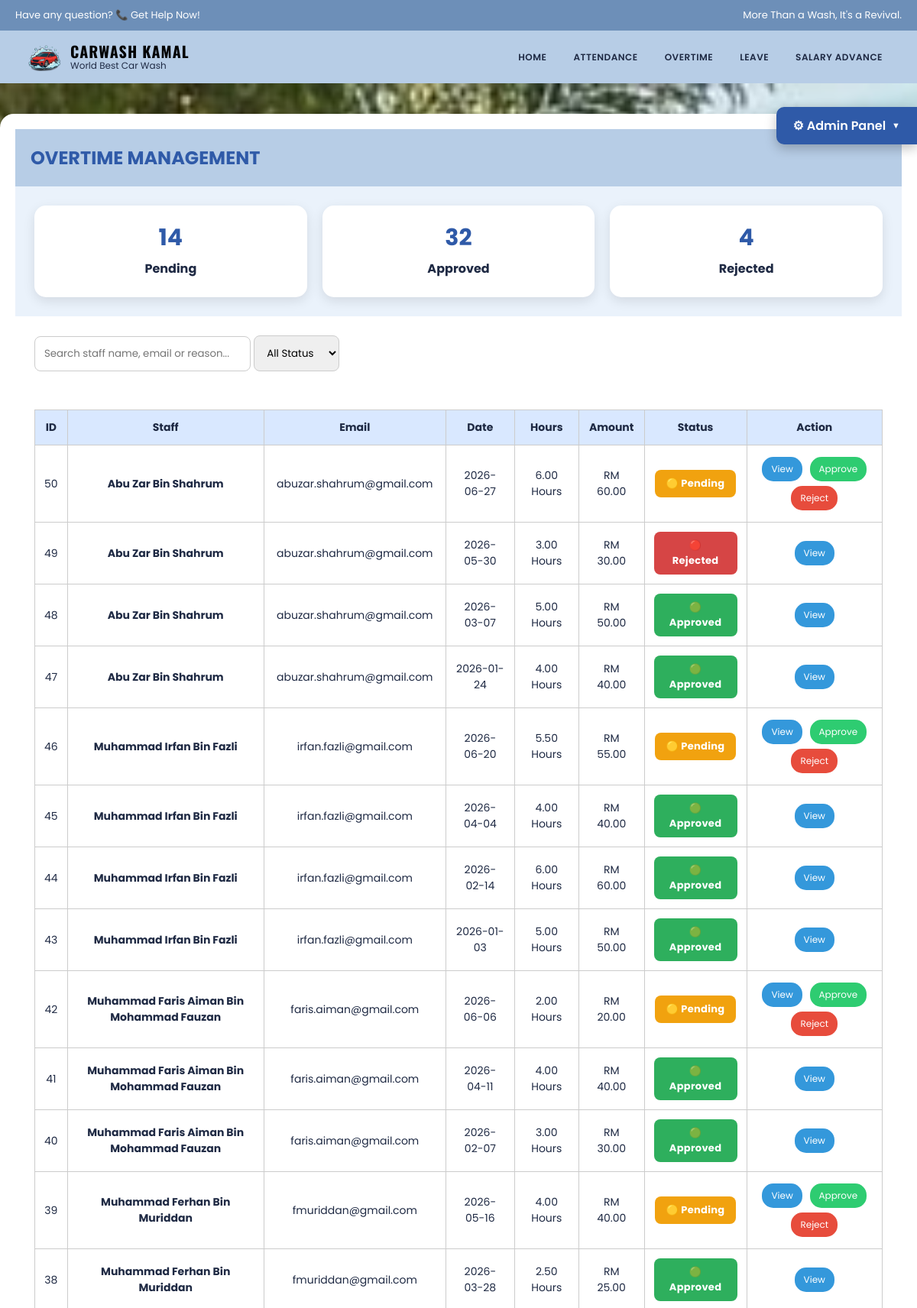
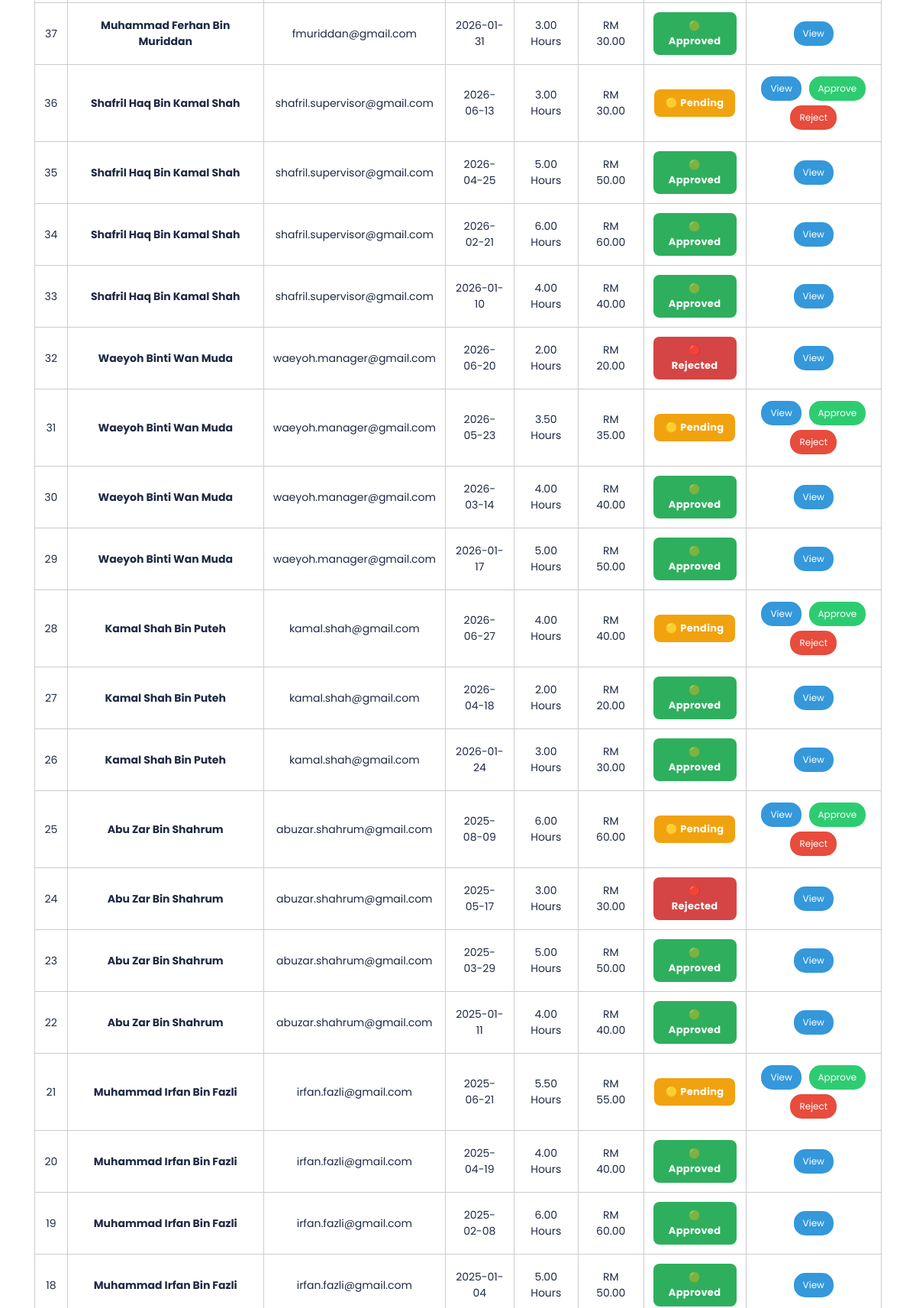
/staff/admin/overtime_management.php (signed in, upper part), run on the app's committed database (2 pictures, top to bottom).
### tables this page shows
CREATE TABLE `overtime` (
  `overtime_id` int(11) NOT NULL,
  `staff_id` int(11) NOT NULL,
  `overtime_date` date NOT NULL,
  `hours` decimal(4,2) NOT NULL,
  `rate` decimal(10,2) NOT NULL,
  `total_amount` decimal(10,2) NOT NULL,
  `reason` text DEFAULT NULL,
  `status` varchar(20) DEFAULT 'Pending'
);

CREATE TABLE `staff` (
  `staff_id` int(11) NOT NULL,
  `staff_name` varchar(50) NOT NULL,
  `staff_email` varchar(100) DEFAULT NULL,
  `staff_password` varchar(255) DEFAULT NULL,
  `staff_phonenum` int(11) NOT NULL,
  `staff_dob` date NOT NULL,
  `staff_state` varchar(50) NOT NULL,
  `staff_hiredate` date NOT NULL,
  `staff_salary` int(11) NOT NULL,
  `staff_job` varchar(20) NOT NULL,
  `staff_gender` tinyint(1) NOT NULL,
  `staff_image` varchar(255) DEFAULT NULL
);

### staff/admin/overtime_management.php (the view, shortened to what this page needs)
<?php
include("../../config.php");
$search = $_GET['search'] ?? "";
$query = "
SELECT
overtime.*,
staff.staff_name,
staff.staff_email
FROM overtime
JOIN staff
ON overtime.staff_id = staff.staff_id
WHERE
(
staff.staff_name LIKE ?
OR staff.staff_email LIKE ?
OR overtime.reason LIKE ?
)
";
$params = [
    "%$search%",
    "%$search%",
    "%$search%"
];
$query .= "
ORDER BY overtime.overtime_id DESC
";
$stmt = $conn->prepare($query);
$stmt->execute($params);
$overtime_list = $stmt->fetchAll();
$stmt = $conn->prepare("
SELECT COUNT(*)
FROM overtime
WHERE status='Pending'
");
$stmt->execute();
$pending = $stmt->fetchColumn();
$stmt = $conn->prepare("
SELECT COUNT(*)
FROM overtime
WHERE status='Approved'
");
$stmt->execute();
$approved = $stmt->fetchColumn();
$stmt = $conn->prepare("
SELECT COUNT(*)
FROM overtime
WHERE status='Rejected'
");
$stmt->execute();
$rejected = $stmt->fetchColumn();
?>
<?php include("../includes/admin_header.php"); ?>
<?php include("../includes/admin_toolbar.php"); ?>
<link rel="stylesheet" href="../../CSS/style.css">
<body>
<section class="page-bg">
<div class="container">
<div class="card">
<div class="card-header">
<h1>
OVERTIME MANAGEMENT
</h1>
</div>
<form method="GET" onsubmit="return false;">
<div class="dashboard">
<div class="box">
<h2>
<?php echo $pending; ?>
</h2>
<p>
Pending
</p>
</div>
<div class="box">
<h2>
<?php echo $approved; ?>
</h2>
<p>
Approved
</p>
</div>
<div class="box">
<h2>
<?php echo $rejected; ?>
</h2>
<p>
Rejected
</p>
</div>
</div>
<div class="search-box">
<form>
<input
type="text"
id="searchInput"
placeholder="Search staff name, email or reason..."
>
<select id="statusFilter">
<option value="">
All Status
</option>
</select>
</form>
</div>
<div class="table-wrapper">
<table>
<tr>
<th>
ID
</th>
<th>
Staff
</th>
<th>
Email
</th>
<th>
Date
</th>
<th>
Hours
</th>
<th>
Amount
</th>
<th>
Status
</th>
<th>
Action
</th>
</tr>
<?php if(count($overtime_list)>0){ ?>
<?php foreach($overtime_list as $overtime){ ?>
<tr
class="overtime-row"
data-status="<?php echo $overtime['status']; ?>"
>
<td>
<?php echo $overtime['overtime_id']; ?>
</td>
<td>
<b>
<?php echo $overtime['staff_name']; ?>
</b>
</td>
<td>
<?php echo $overtime['staff_email']; ?>
</td>
<td>
<?php echo $overtime['overtime_date']; ?>
</td>
<td>
<?php echo $overtime['hours']; ?>
Hours
</td>
<td>
RM <?php echo number_format($overtime['total_amount'],2); ?>
</td>
<td class="status">
<?php if($overtime['status']=="Pending"){ ?>
<span class="badge pending">
🟡 Pending
</span>
<?php } ?>
<?php if($overtime['status']=="Approved"){ ?>
<span class="badge approved">
🟢 Approved
</span>
<?php } ?>
<?php if($overtime['status']=="Rejected"){ ?>
<span class="badge rejected">
🔴 Rejected
</span>
<?php } ?>
</td>
<td>
<button
type="button"
class="action-btn view"
onclick="toggleDetails(<?php echo $overtime['overtime_id']; ?>)"
>
View
</button>
<?php if($overtime['status']=="Pending"){ ?>
<a
href="approve_overtime.php?id=<?php echo $overtime['overtime_id']; ?>"
class="action-btn approve"
>
Approve
</a>
<a
href="reject_overtime.php?id=<?php echo $overtime['overtime_id']; ?>"
class="action-btn reject"
>
Reject
</a>
<?php } ?>
</td>
</tr>
<?php } ?>
<?php } ?>
</table>
</div>
</div>
</div>
</section>
</body>
</html>

### css/style.css (style rules this page uses)
* { margin: 0; padding: 0; box-sizing: border-box; }
body { background: #eaf2fb; font-family: 'Poppins', sans-serif; color: #1f2a44; }
.card { background: white; border-radius: 15px; box-shadow: 0 10px 25px rgba(0,0,0,0.1); padding: 20px; }

### staff/admin/overtime_management.php (style rules this page uses)
.page-bg { background:url("../../images/hero.jpg") center/cover no-repeat; min-height:100vh; padding:40px 0; display:flex; justify-content:center; }
.container { width:1200px; }
.card { background:white; border-radius:18px; overflow:hidden; box-shadow:0 12px 30px rgba(0,0,0,.2); }
.card-header { background:#b7cde6; padding:20px; }
.card-header h1 { margin:0; color:#2f5aa8; }
.dashboard { display:flex; gap:20px; padding:25px; background:#eaf2fb; }
.box { flex:1; background:white; padding:20px; border-radius:15px; text-align:center; box-shadow:0 5px 15px rgba(0,0,0,.1); }
.box h2 { margin:0; color:#2f5aa8; font-size:30px; }
.box p { margin:5px; font-weight:bold; }
.search-box { padding:25px; }
.search-box input, .search-box select { padding:12px; border-radius:8px; border:1px solid #ccc; font-family:'Poppins',sans-serif; }
.search-box input { flex:1; }
.table-wrapper { padding:25px; overflow-x:auto; }
table { width:100%; border-collapse:collapse; font-size:14px; }
th { background:#d9e8ff; }
th, td { border:1px solid #ccc; padding:12px; text-align:center; }
.action-btn { padding:7px 12px; border-radius:15px; color:white; text-decoration:none; font-size:12px; border:none; cursor:pointer; display:inline-block; margin:3px; font-family:'Poppins',sans-serif; }
.view { background:#3498db; }
.approve { background:#2ecc71; }
.reject { background:#e74c3c; }
.status { font-weight:bold; }
.badge { display:inline-flex; align-items:center; justify-content:center; min-width:90px; padding:8px 15px; border-radius:8px; color:white; font-size:13px; font-weight:700; letter-spacing:.3px; }
.pending { background:#f1a20f; }
.approved { background:#2eaf5d; }
.rejected { background:#d64545; }

### data on the page
overtime: overtime_id "50", staff.staff_name "Abu Zar Bin Shahrum", staff.staff_email "abuzar.shahrum@gmail.com", overtime_date "2026-06-27", hours "6.00", total_amount "60.00", status "🟡 Pending"
overtime: overtime_id "49", staff.staff_name "Abu Zar Bin Shahrum", staff.staff_email "abuzar.shahrum@gmail.com", overtime_date "2026-05-30", hours "3.00", total_amount "30.00", status "🔴 Rejected"
overtime: overtime_id "48", staff.staff_name "Abu Zar Bin Shahrum", staff.staff_email "abuzar.shahrum@gmail.com", overtime_date "2026-03-07", hours "5.00", total_amount "50.00", status "🟢 Approved"
overtime: overtime_id "47", staff.staff_name "Abu Zar Bin Shahrum", staff.staff_email "abuzar.shahrum@gmail.com", overtime_date "2026-01-24", hours "4.00", total_amount "40.00", status "🟢 Approved"
overtime: overtime_id "46", staff.staff_name "Muhammad Irfan Bin Fazli", staff.staff_email "irfan.fazli@gmail.com", overtime_date "2026-06-20", hours "5.50", total_amount "55.00", status "🟡 Pending"
overtime: overtime_id "45", staff.staff_name "Muhammad Irfan Bin Fazli", staff.staff_email "irfan.fazli@gmail.com", overtime_date "2026-04-04", hours "4.00", total_amount "40.00", status "🟢 Approved"
overtime: overtime_id "44", staff.staff_name "Muhammad Irfan Bin Fazli", staff.staff_email "irfan.fazli@gmail.com", overtime_date "2026-02-14", hours "6.00", total_amount "60.00", status "🟢 Approved"
overtime: overtime_id "43", staff.staff_name "Muhammad Irfan Bin Fazli", staff.staff_email "irfan.fazli@gmail.com", overtime_date "2026-01-03", hours "5.00", total_amount "50.00", status "🟢 Approved"
overtime: overtime_id "42", staff.staff_name "Muhammad Faris Aiman Bin Mohammad Fauzan", staff.staff_email "faris.aiman@gmail.com", overtime_date "2026-06-06", hours "2.00", total_amount "20.00", status "🟡 Pending"
overtime: overtime_id "41", staff.staff_name "Muhammad Faris Aiman Bin Mohammad Fauzan", staff.staff_email "faris.aiman@gmail.com", overtime_date "2026-04-11", hours "4.00", total_amount "40.00", status "🟢 Approved"
overtime: overtime_id "40", staff.staff_name "Muhammad Faris Aiman Bin Mohammad Fauzan", staff.staff_email "faris.aiman@gmail.com", overtime_date "2026-02-07", hours "3.00", total_amount "30.00", status "🟢 Approved"
overtime: overtime_id "39", staff.staff_name "Muhammad Ferhan Bin Muriddan", staff.staff_email "fmuriddan@gmail.com", overtime_date "2026-05-16", hours "4.00", total_amount "40.00", status "🟡 Pending"
overtime: overtime_id "38", staff.staff_name "Muhammad Ferhan Bin Muriddan", staff.staff_email "fmuriddan@gmail.com", overtime_date "2026-03-28", hours "2.50", total_amount "25.00", status "🟢 Approved"
overtime: overtime_id "37", staff.staff_name "Muhammad Ferhan Bin Muriddan", staff.staff_email "fmuriddan@gmail.com", overtime_date "2026-01-31", hours "3.00", total_amount "30.00", status "🟢 Approved"
overtime: overtime_id "36", staff.staff_name "Shafril Haq Bin Kamal Shah", staff.staff_email "shafril.supervisor@gmail.com", overtime_date "2026-06-13", hours "3.00", total_amount "30.00", status "🟡 Pending"
overtime: overtime_id "35", staff.staff_name "Shafril Haq Bin Kamal Shah", staff.staff_email "shafril.supervisor@gmail.com", overtime_date "2026-04-25", hours "5.00", total_amount "50.00", status "🟢 Approved"
overtime: overtime_id "34", staff.staff_name "Shafril Haq Bin Kamal Shah", staff.staff_email "shafril.supervisor@gmail.com", overtime_date "2026-02-21", hours "6.00", total_amount "60.00", status "🟢 Approved"
overtime: overtime_id "33", staff.staff_name "Shafril Haq Bin Kamal Shah", staff.staff_email "shafril.supervisor@gmail.com", overtime_date "2026-01-10", hours "4.00", total_amount "40.00", status "🟢 Approved"
overtime: overtime_id "32", staff.staff_name "Waeyoh Binti Wan Muda", staff.staff_email "waeyoh.manager@gmail.com", overtime_date "2026-06-20", hours "2.00", total_amount "20.00", status "🔴 Rejected"
overtime: overtime_id "31", staff.staff_name "Waeyoh Binti Wan Muda", staff.staff_email "waeyoh.manager@gmail.com", overtime_date "2026-05-23", hours "3.50", total_amount "35.00", status "🟡 Pending"
overtime: overtime_id "30", staff.staff_name "Waeyoh Binti Wan Muda", staff.staff_email "waeyoh.manager@gmail.com", overtime_date "2026-03-14", hours "4.00", total_amount "40.00", status "🟢 Approved"
overtime: overtime_id "29", staff.staff_name "Waeyoh Binti Wan Muda", staff.staff_email "waeyoh.manager@gmail.com", overtime_date "2026-01-17", hours "5.00", total_amount "50.00", status "🟢 Approved"
overtime: overtime_id "28", staff.staff_name "Kamal Shah Bin Puteh", staff.staff_email "kamal.shah@gmail.com", overtime_date "2026-06-27", hours "4.00", total_amount "40.00", status "🟡 Pending"
overtime: overtime_id "27", staff.staff_name "Kamal Shah Bin Puteh", staff.staff_email "kamal.shah@gmail.com", overtime_date "2026-04-18", hours "2.00", total_amount "20.00", status "🟢 Approved"
overtime: overtime_id "26", staff.staff_name "Kamal Shah Bin Puteh", staff.staff_email "kamal.shah@gmail.com", overtime_date "2026-01-24", hours "3.00", total_amount "30.00", status "🟢 Approved"
overtime: overtime_id "25", staff.staff_name "Abu Zar Bin Shahrum", staff.staff_email "abuzar.shahrum@gmail.com", overtime_date "2025-08-09", hours "6.00", total_amount "60.00", status "🟡 Pending"
overtime: overtime_id "24", staff.staff_name "Abu Zar Bin Shahrum", staff.staff_email "abuzar.shahrum@gmail.com", overtime_date "2025-05-17", hours "3.00", total_amount "30.00", status "🔴 Rejected"
overtime: overtime_id "23", staff.staff_name "Abu Zar Bin Shahrum", staff.staff_email "abuzar.shahrum@gmail.com", overtime_date "2025-03-29", hours "5.00", total_amount "50.00", status "🟢 Approved"
overtime: overtime_id "22", staff.staff_name "Abu Zar Bin Shahrum", staff.staff_email "abuzar.shahrum@gmail.com", overtime_date "2025-01-11", hours "4.00", total_amount "40.00", status "🟢 Approved"
overtime: overtime_id "21", staff.staff_name "Muhammad Irfan Bin Fazli", staff.staff_email "irfan.fazli@gmail.com", overtime_date "2025-06-21", hours "5.50", total_amount "55.00", status "🟡 Pending"
overtime: overtime_id "20", staff.staff_name "Muhammad Irfan Bin Fazli", staff.staff_email "irfan.fazli@gmail.com", overtime_date "2025-04-19", hours "4.00", total_amount "40.00", status "🟢 Approved"
overtime: overtime_id "19", staff.staff_name "Muhammad Irfan Bin Fazli", staff.staff_email "irfan.fazli@gmail.com", overtime_date "2025-02-08", hours "6.00", total_amount "60.00", status "🟢 Approved"
overtime: overtime_id "18", staff.staff_name "Muhammad Irfan Bin Fazli", staff.staff_email "irfan.fazli@gmail.com", overtime_date "2025-01-04", hours "5.00", total_amount "50.00", status "🟢 Approved"

### other printed values
$pending "14"
$approved "32"
$rejected "4"
